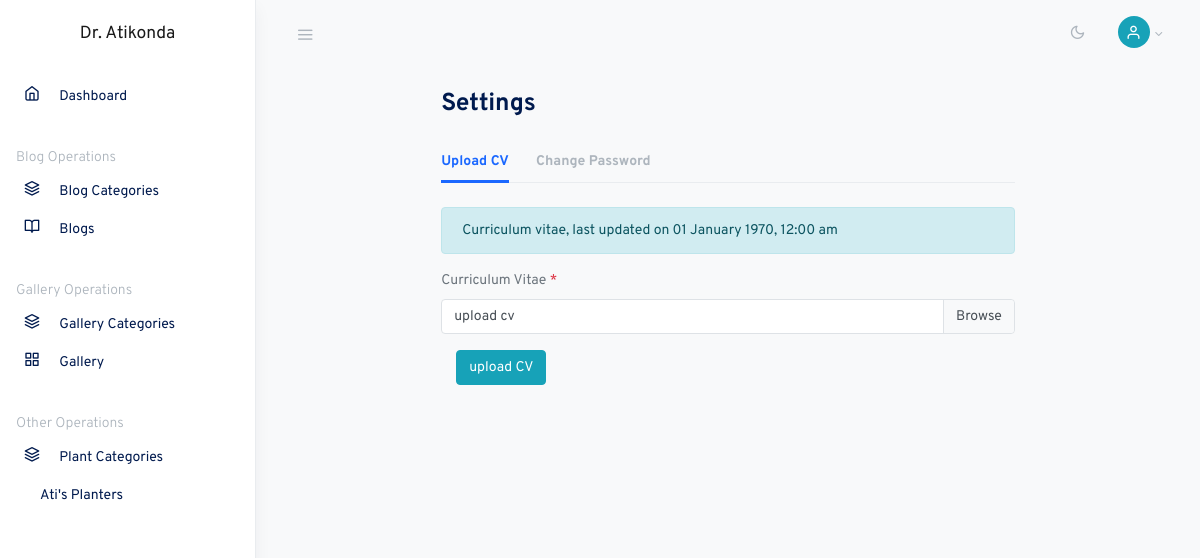
/admin/profile.php (signed in), run on an earlier commit of the app's database.
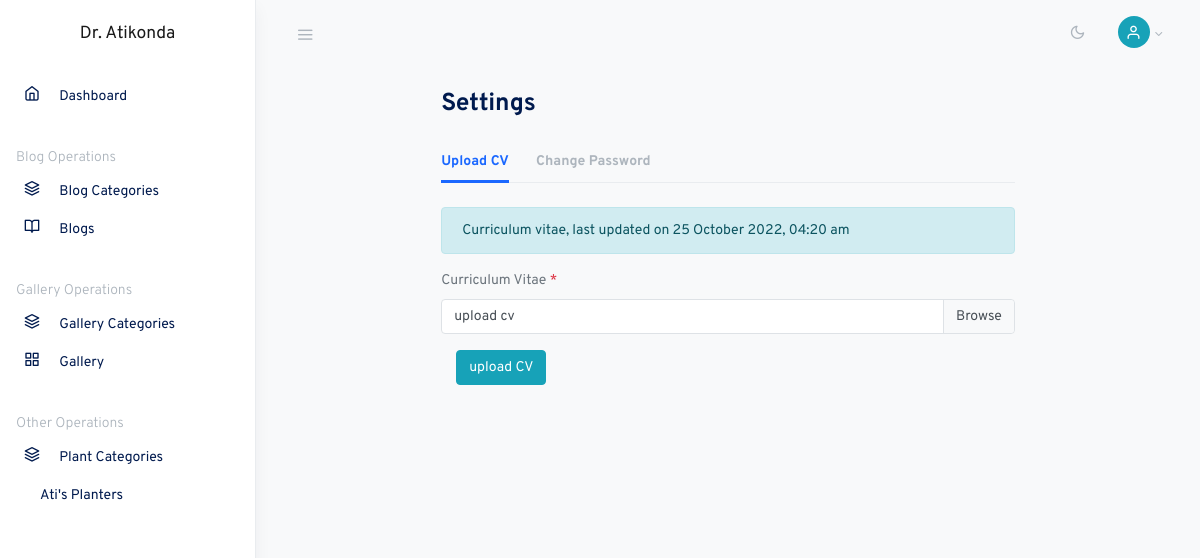
And on a later commit of the database.
### tables this page shows
CREATE TABLE IF NOT EXISTS `curriculum_vitae` (
  `cv_id` int(11) NOT NULL AUTO_INCREMENT,
  `cv` varchar(500) DEFAULT NULL,
  `upload_on` timestamp NOT NULL DEFAULT CURRENT_TIMESTAMP,
  PRIMARY KEY (`cv_id`)
);

### classes/dbh.class.php (called while the page is built)
<?php
class Dbh{
	private $host = "localhost";
	private $user = "root";
	private $pwd = "";
	private $dbname = "atikonda";
	protected function connect(){
	$dsn = 'mysql:host=' . $this->host . ';dbname='. $this->dbname;
	$pdo =  new PDO($dsn, $this->user, $this->pwd, array(PDO::ATTR_ERRMODE => PDO::ERRMODE_WARNING));
    $pdo->setAttribute(PDO::ATTR_DEFAULT_FETCH_MODE, PDO::FETCH_ASSOC);
    return $pdo;
	}
}
?>

### classes/manageuser.class.php (called while the page is built, shortened)
<?php
include_once "dbh.class.php";
class ManageUser extends Dbh
{
    protected function viewsCV()
    {
        $sql = "SELECT * FROM `curriculum_vitae` LIMIT 1";
        $stmt = $this->connect()->query($sql);
        return $stmt->fetch();
    }
}

### classes/manageusercontr.class.php (called while the page is built, shortened)
<?php
include_once "manageuser.class.php";
class ManageUserContr extends ManageUser
{
    public function viewCV()
    {
        return $this->viewsCV();
    }
}

### admin/profile.php (the view, shortened to what this page needs)
<?php
include_once "../classes/manageusercontr.class.php";
$user = new ManageUserContr;
?>
<!DOCTYPE html>
<html lang="en">
<head>
  <link rel="stylesheet" href="css/simplebar.css">
  <link rel="stylesheet" href="css/feather.css">
  <link rel="stylesheet" href="css/dataTables.bootstrap4.css">
  <link rel="stylesheet" href="css/daterangepicker.css">
  <link rel="stylesheet" href="css/app-light.css" id="lightTheme">
  <link rel="stylesheet" href="css/app-dark.css" id="darkTheme" disabled>
</head>
<body class="vertical light">
  <div class="wrapper">
    <?php include "./nav-side.php"; ?>
    <main role="main" class="main-content">
      <div class="container-fluid">
        <div class="row justify-content-center">
          <div class="col-12 col-lg-10 col-xl-8">
            <h2 class="h3 mb-4 page-title">Settings</h2>
            <div class="my-4">
              <ul class="nav nav-tabs mb-4" id="myTab" role="tablist">
                <li class="nav-item">
                  <a class="nav-link active" id="profile-tab" data-toggle="tab" href="#profile" role="tab" aria-controls="profile" aria-selected="false">Upload CV</a>
                </li>
                <li class="nav-item">
                  <a class="nav-link" id="home-tab" data-toggle="tab" href="#home" role="tab" aria-controls="home" aria-selected="true">Change Password</a>
                </li>
              </ul>
              <div class="tab-content" id="myTabContent">
                <div class="tab-pane fade show active" id="profile" role="tabpanel" aria-labelledby="profile-tab">
                  <div class="alert alert-info fade show mt-3" role="alert">
                    <?php
                    $row = $user->viewCV();
                    $date = strtotime($row['upload_on']);
                    $date = date("d F Y, h:i a", $date);
                    echo "Curriculum vitae, last updated on " . $date;
                    ?>
                  </div>
                  <form action="<?php echo htmlspecialchars($_SERVER["PHP_SELF"]); ?>" method="POST" enctype="multipart/form-data">
                    <div class="form-row">
                      <div class="col-md-12 form-group mb-3">
                        <label for="customFile">Curriculum Vitae <span class="text-danger">*</span></label>
                        <div class="custom-file">
                          <label class="custom-file-label" for="customFile">upload cv</label>
                        </div>
                      </div>
                    </div>
                    <div class="col-md-12 mb-3">
                      <button type="submit" name="upload_cv" class="btn btn-info">upload CV</button>
                    </div>
                  </form>
                </div>
              </div>
            </div>
          </div>
        </div>
      </div>
    </main>
  </div>
</body>
</html>

What changed in the data, as far as the page shows it:
added curriculum_vitae: upload_on "25 October 2022, 04:20 am"
Also different on the page:
$date: "01 January 1970, 12:00 am" → (not shown)
